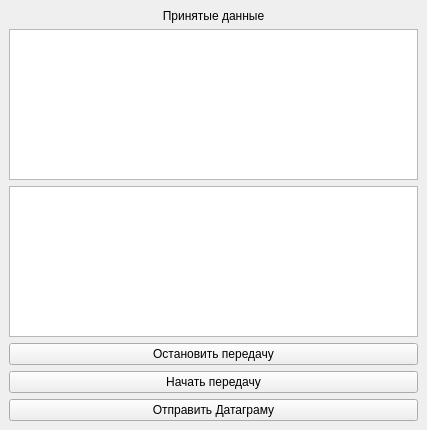
<?xml version="1.0" encoding="UTF-8"?>
<ui version="4.0">
 <class>MainWindow</class>
 <widget class="QMainWindow" name="MainWindow">
  <property name="geometry">
   <rect>
    <x>0</x>
    <y>0</y>
    <width>427</width>
    <height>430</height>
   </rect>
  </property>
  <property name="windowTitle">
   <string>MainWindow</string>
  </property>
  <widget class="QWidget" name="centralwidget">
   <layout class="QGridLayout" name="gridLayout">
    <item row="2" column="0">
     <widget class="QTextEdit" name="te"/>
    </item>
    <item row="4" column="0">
     <widget class="QPushButton" name="pb_start">
      <property name="text">
       <string>Начать передачу</string>
      </property>
     </widget>
    </item>
    <item row="1" column="0">
     <widget class="QTextEdit" name="te_result">
      <property name="readOnly">
       <bool>true</bool>
      </property>
     </widget>
    </item>
    <item row="0" column="0">
     <widget class="QLabel" name="lb_receiveData">
      <property name="text">
       <string>Принятые данные</string>
      </property>
      <property name="alignment">
       <set>Qt::AlignCenter</set>
      </property>
     </widget>
    </item>
    <item row="3" column="0">
     <widget class="QPushButton" name="pb_stop">
      <property name="text">
       <string>Остановить передачу</string>
      </property>
     </widget>
    </item>
    <item row="5" column="0">
     <widget class="QPushButton" name="pb_datagram">
      <property name="text">
       <string>Отправить Датаграму</string>
      </property>
     </widget>
    </item>
   </layout>
  </widget>
 </widget>
 <resources/>
 <connections/>
</ui>
